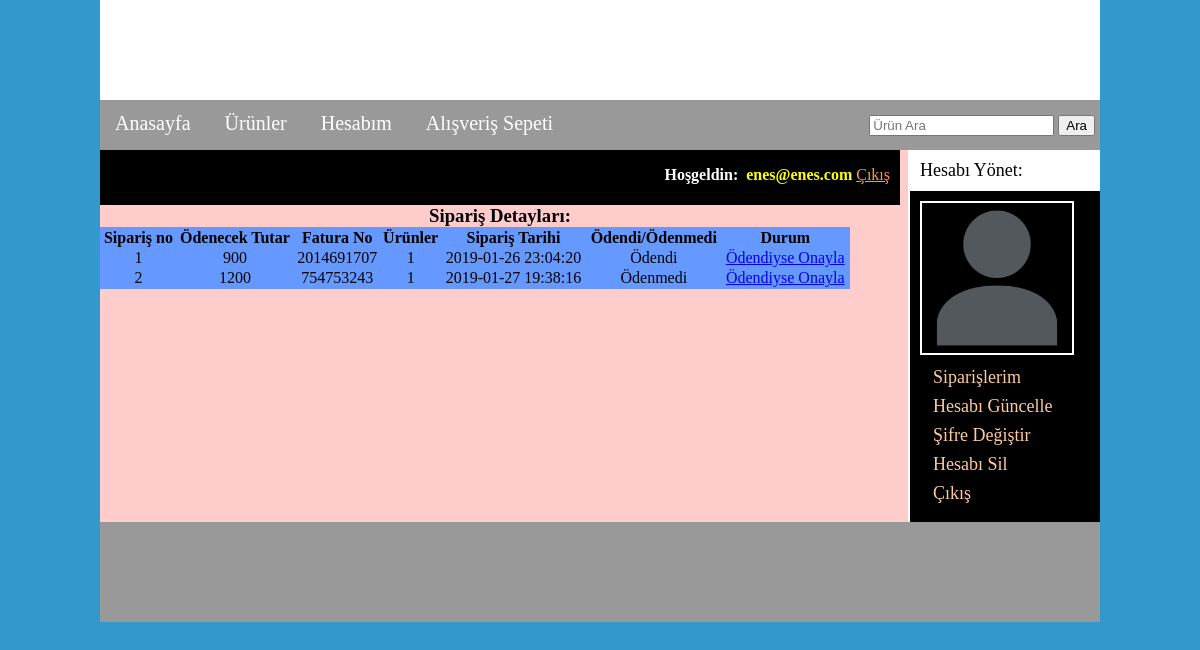
/carshop/customer/my_account.php?my_orders (signed in), run on the app's committed database.
### tables this page shows
CREATE TABLE `customers` (
  `customer_id` int(10) NOT NULL,
  `customer_name` varchar(100) NOT NULL,
  `customer_email` varchar(100) NOT NULL,
  `customer_pass` varchar(100) NOT NULL,
  `customer_country` mediumtext NOT NULL,
  `customer_city` mediumtext NOT NULL,
  `customer_contact` int(100) NOT NULL,
  `customer_address` mediumtext NOT NULL,
  `customer_image` mediumtext NOT NULL,
  `customer_ip` int(100) NOT NULL
);

CREATE TABLE `customer_orders` (
  `order_id` int(10) NOT NULL,
  `customer_id` int(10) NOT NULL,
  `due_amount` int(100) NOT NULL,
  `invoice_no` int(100) NOT NULL,
  `total_products` int(100) NOT NULL,
  `order_date` timestamp NOT NULL DEFAULT current_timestamp() ON UPDATE current_timestamp(),
  `order_status` mediumtext NOT NULL
);

### carshop/customer/my_orders.php (the view)
<?php
include("includes/db.php");
$c = @$_SESSION['customer_email'];
	$get_c = "select * from customers where customer_email='$c'";
	$run_c = mysqli_query($db, $get_c);
	$row_c = mysqli_fetch_array($run_c);
		$customer_id = $row_c['customer_id'];
?>
<center><h3>Sipariş Detayları:</h3></center>
<table width="750" align="center" bgcolor="#6699FF">
    <tr>
    	<th>Sipariş no</th>
        <th>Ödenecek Tutar</th>
        <th>Fatura No</th>
        <th>Ürünler</th>
        <th>Sipariş Tarihi</th>
        <th>Ödendi/Ödenmedi</th>
        <th>Durum</th>
    </tr>
    <?php
	$get_orders = "select * from customer_orders where customer_id='$customer_id'";
	$run_orders = mysqli_query($con, $get_orders);
	$i=0;
	while ($row_orders=mysqli_fetch_array($run_orders)){
		$order_id = $row_orders['order_id'];
		$due_amount = $row_orders['due_amount'];
		$inovice_no = $row_orders['invoice_no'];
		$products = $row_orders['total_products'];
		$date = $row_orders['order_date'];
		$status = $row_orders['order_status'];
		$i++;
		if($status=='Pending'){
			$status = 'Ödenmedi';
			}
			else {
				$status = 'Ödendi';
				}
		echo "
		<tr align='center'>
			<td>$i</td>
			<td>$due_amount</td>
			<td>$inovice_no</td>
			<td>$products</td>
			<td>$date</td>
			<td>$status</td>
			<td><a href='confirm.php?order_id=$order_id' target='_blank'>Ödendiyse Onayla<a></td>
		</tr>
		";
		}
	?>
</table>

### carshop/customer/my_account.php (shortened to what this page needs)
<?php
include("includes/db.php");
include("functions/functions.php");
?>
<!DOCTYPE HTML>
<html>
<head>
<link rel="stylesheet" href="styles/style.css" media="all" />
</head>
<body>
    <div class="main_wrapper">
    	<div class="header_wrapper">
        </div>
        <div id="navbar">
            <ul id="menu">
        		<li><a href="../index.php">Anasayfa</a></li>
                <li><a href="../all_products.php">Ürünler</a></li>
                <li><a href="my_account.php">Hesabım</a></li>
                <li><a href="../cart.php">Alışveriş Sepeti</a></li>
        	</ul>
             <div id="form">
             	<form method="get" action="results.php" enctype="multipart/form-data">
                    <input type="text" name="user_query" placeholder="Ürün Ara"/>
                    <input type="submit" name="search" value="Ara" />
                </form>
            </div>
        </div>
        <div class="content_wrapper">
            <div id="left_sidebar">
            	<div id="sidebar_title">Hesabı Yönet:</div>
                <ul id="cats">
                	<?php
						if(isset($_SESSION['customer_email'])){
						$customer_session = @$_SESSION['customer_email'];
						$get_customer_pic = "select * from customers where customer_email='$customer_session'";
						$run_customer = mysqli_query($con, $get_customer_pic);
						$row_customer = mysqli_fetch_array($run_customer);
						$customer_pic = $row_customer['customer_image'];
						echo "<img src='customer_photos/$customer_pic' width='150' height='150'>";
					}
					?>
					<li><a href="my_account.php?my_orders">Siparişlerim</a></li>
                    <li><a href="my_account.php?edit_account">Hesabı Güncelle</a></li>
                    <li><a href="my_account.php?change_pass">Şifre Değiştir</a></li>
                    <li><a href="my_account.php?delete_account">Hesabı Sil</a></li>
                    <li><a href="logout.php">Çıkış</a></li>
                </ul>
            </div>
        	<div id="right_content">
            	<div id="headline">
                	<div id="headline_content">
                    	<?php
						if(isset($_SESSION['customer_email'])){
							echo "<b>Hoşgeldin:" . "</b> &nbsp;" . "<b style='color:yellow;'>" . $_SESSION['customer_email'] . "</b>";
							}
						?>
                         <?php
					   if(!isset($_SESSION['customer_email'])){
						echo "<a href='../checkout.php' style='color:#F93;'>Giriş</a>";
					   }
					   else {
						   echo "<a href='logout.php' style='color:#F93;'>Çıkış</a>";
						   }
						?>
                    </div>
                </div>
            <div>
           <?php
		   if(isset($_GET['my_orders']))
		   {
			   include("my_orders.php");
			   }
		   ?>
            </div>
            </div>
        </div>
        <div class="footer">
        </div>
    </div>
</body>
</html>

### carshop/customer/styles/style.css (style rules this page uses)
html, body, div, span, applet, object, iframe, h1, h2, h3, h4, h5, h6, p, blockquote, pre, a, abbr, acronym, address, big, cite, code, del, dfn, em, img, ins, kbd, q, s, samp, small, strike, strong, sub, sup, tt, var, b, u, i, center, dl, dt, dd, ol, ul, li, fieldset, form, label, legend, table, caption, tbody, tfoot, thead, tr, th, td, article, aside, canvas, details, embed, figure, figcaption, footer, header, hgroup, menu, nav, output, ruby, section, summary, time, mark, audio, video { margin: 0; padding: 0; border: 0; vertical-align: baseline; }
body { background:#39C; }
.main_wrapper { width:1000px; height:auto; margin:auto; background:#FCC; }
.header_wrapper { width:1000px; height:100px; background:#FFF; }
#navbar { width:1000px; height:50px; background:#999; color:#FFF; }
#menu { padding:0; line-height:36px; margin-top:5px; float:left; }
#menu li { list-style:none; display:inline; }
#menu a { color:#FFF; text-decoration:none; font-size:20px; margin:5px; padding:10px; }
#form { float:right; line-height:50px; padding-right:5px; }
.content_wrapper { width:1000px; height:auto; background:#000; }
#right_content { width:800px; background:#FCC; float:left; }
#left_sidebar { width:190px; background:#000; float:right; border-left:2px solid #FFF; }
.footer { width:1000px; height:100px; background:#999; color:#FFF; clear:both; }
#sidebar_title { background:#FFF; color:#000; padding:10px; font-size:18px; font-family:"Palatino Linotype", "Book Antiqua", Palatino, serif; }
#cats { text-align:left; padding:10px; }
#cats li { list-style:none; margin:8px; }
#cats a { color:#FC9; font-size:18px; text-decoration:none; margin:5px; }
#cats img { border:2px solid #FFF; }
#headline { background:#000; color:#FFF; height:35px; width:780px; padding:10px; line-height:30px; }
#headline_content { float:right; }

### data on the page
customers: customer_image (placeholder picture)
customer_orders: due_amount "900", invoice_no "2014691707", total_products "1", order_date "2019-01-26 23:04:20", order_status "Ödendi"
customer_orders: due_amount "1200", invoice_no "754753243", total_products "1", order_date "2019-01-27 19:38:16", order_status "Ödenmedi"

### other printed values
$_SESSION['customer_email'] "enes@enes.com"
